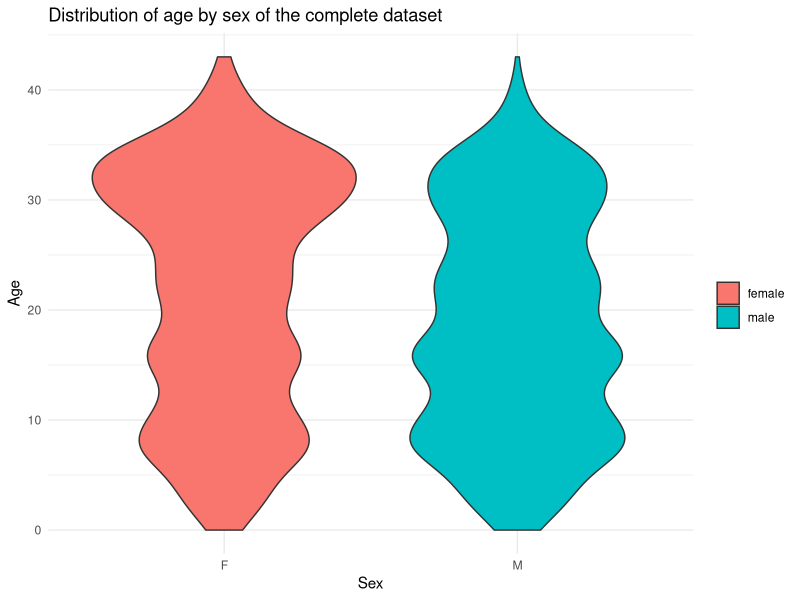
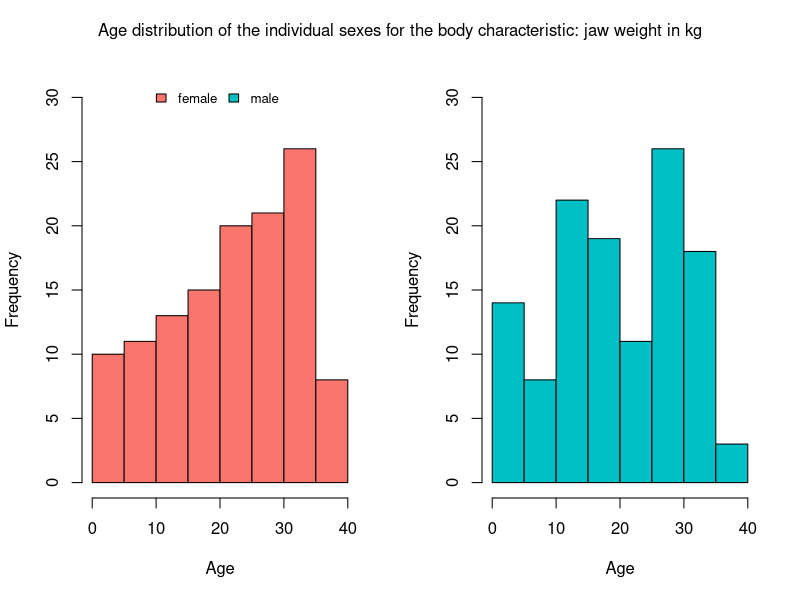
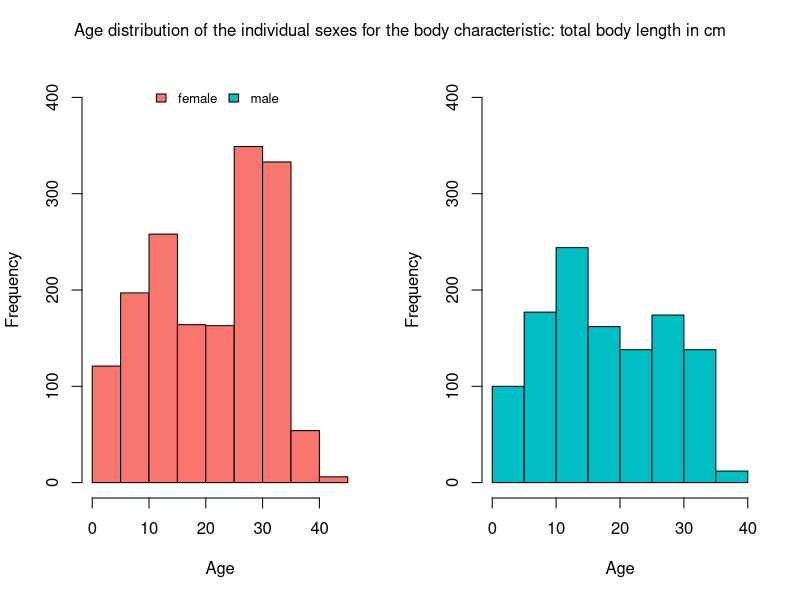
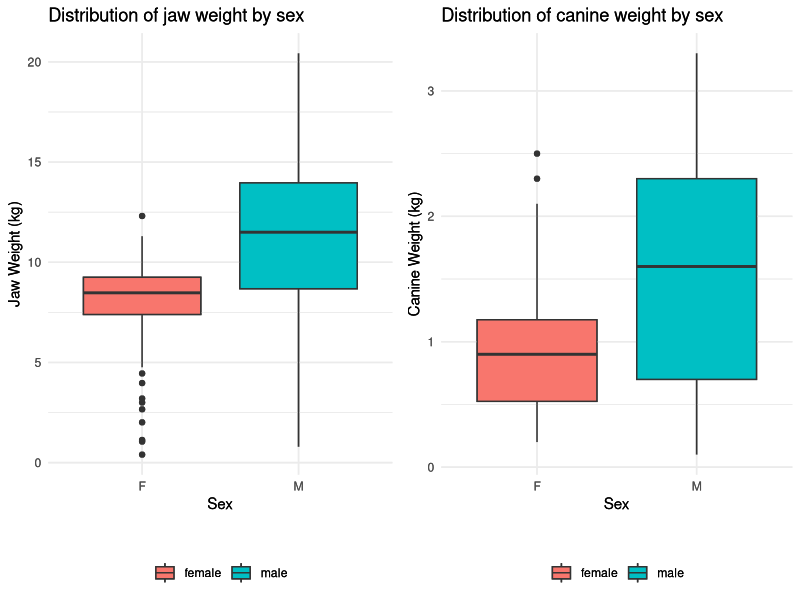
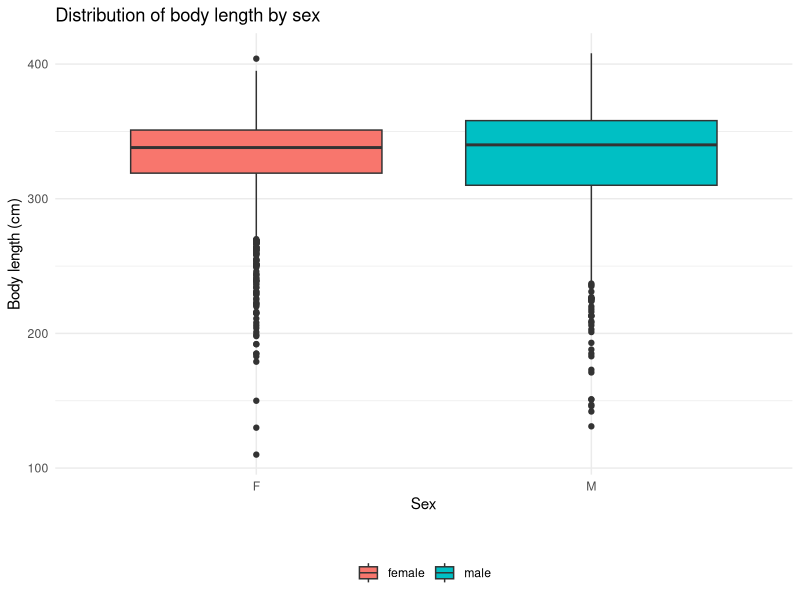

Write the R code that produced these figures, in order.
## ---- chunk 1
knitr::opts_chunk$set(echo = TRUE)
library(readxl)
library(ggplot2)
library(dplyr)
library(knitr)
library(gridExtra)

# Read data from Excel sheets
df1 <- read_excel("Shannon-21-Hippo-Data.xlsx", sheet = "Hippo_Body_Size")
df2 <- read_excel("Shannon-21-Hippo-Data.xlsx", sheet = "Hippo_Canine_Size_Data")

# Rename the columns in df2 to match df1
names(df2)[names(df2) == "Age"] <- "age"
names(df2)[names(df2) == "Sex"] <- "sex"
names(df2)[names(df2) == "Canine weight"] <- "canine_weight"

# Add the "canine_weight" column from df2 to df1
df1$canine_weight <- NA  # Initialize the column in df1 with NA values

# Select the relevant columns from df2 and rename them to match df1
df2_subset <- df2[, c("age", "sex", "canine_weight")]
colnames(df2_subset) <- c("age", "sex", "canine_weight")

# Merge the data frames using bind_rows()
df <- bind_rows(df1, df2_subset)

# Rename the variables in the 'sex' column
df <- df %>%
  mutate(sex = ifelse(sex == "Female", "F", ifelse(sex == "Male", "M", sex)))

# Remove NA values for age and sex
df <- df %>% filter(!is.na(age))
df <- df %>% filter(!is.na(sex))

# Removing df1, df2 and df2_subset
rm(df1, df2, df2_subset)
## ---- chunk 2
# List of body characteristics
characteristics <- c("jaw_weight_kg", "total_body_length_cm", "height_cm", "body_mass_kg", "Girth", "canine_weight")

# Initialize empty lists to store the counts and subsets for each characteristic
counts <- list()
subsets_male <- list()
subsets_female <- list()

# Loop through each characteristic
for (char in characteristics) {
  # Generate the variable in which only the values of the current characteristic are stored
  subset <- df[!is.na(df[[char]]) & !is.na(df$age) & !is.na(df$sex), c("sex", "age", char)]
  
  # Store the total count of samples
  counts[[char]] <- nrow(subset)
  
  # Subset the data for females and males
  subset_male <- subset[subset$sex == "M", c("age", char)]
  subset_female <- subset[subset$sex == "F", c("age", char)]
  
  # Store the count of samples for females and males
  counts_male <- nrow(subset_male)
  counts_female <- nrow(subset_female)
  
  # Store the subsets for females and males
  subsets_male[[char]] <- subset_male
  subsets_female[[char]] <- subset_female
  
  # Validate the counts
  if ((counts_male + counts_female) != counts[[char]]) {
    stop(paste("Error: The total sample size of", char, "does not match the sum of samples for females and males!"))
  }
}

# Create a data frame with the counts
char_table <- c("Jaw weight [kg]", "Body length [cm]", "Body height [cm]", "Body mass [kg]", "Girth [cm]", "Canine weight [kg]")
counts_table <- data.frame(
  "Body characteristic" = char_table,
  "n total" = unlist(counts),
  "n female" = sapply(subsets_female, nrow),
  "n male" = sapply(subsets_male, nrow)
)
## ---- chunk 3
# Print the table with the total counts and subdivided counts for each body charactersitic
kable(counts_table, align = "lccc", col.names = c("Body characteristic", "n total", "n female", "n male"), format = "pipe", row.names = FALSE)
## ---- chunk 4
# Violin plot of age by sex
ggplot(data = df, aes(x = sex, y = age, fill = sex)) +
  geom_violin(trim = TRUE) +
  labs(x = "Sex", y = "Age", fill = "", title = "Distribution of age by sex of the complete dataset") +
  theme_minimal() +
  scale_fill_manual(values = c("F" = "#F8766D", "M" = "#00BFC4"), labels = c("female", "male"))
## ---- chunk 5
# Set layout to have two columns
par(mfrow = c(1, 2))  

# Set the y-axis limits
y_limit <- c(0, 30)

# Extract the colors used in the Violin plot
colors <- unique(ggplot_build(ggplot(data = df, aes(x = sex, y = age, fill = sex)) +
  geom_violin(trim = FALSE))$data[[1]]$fill)

# Subset the data frame for females and males based on non-NA values of jaw_weight_kg
female_jaw <- subsets_female$jaw_weight_kg
male_jaw <- subsets_male$jaw_weight_kg

# Create the histograms to show the age distribution for each sex
hist(female_jaw$age, col = colors[1],
     xlab = "Age", ylab = "Frequency", main = "", ylim = y_limit)
legend("top", legend = c("female", "male"), fill = colors,
       bty = "n", ncol = 2, cex = 0.8)
hist(male_jaw$age, col = colors[2],
     xlab = "Age", ylab = "Frequency", main = "", ylim = y_limit)

# Add a single title for both plots
mtext("Age distribution of the individual sexes for the body characteristic: jaw weight in kg", side = 3, outer = TRUE, line = -2)
## ---- chunk 6
# Set layout to have two columns
par(mfrow = c(1, 2))

# Set the y-axis limits
y_limit <- c(0, 400)

# Extract the colors used in the Violin plot
colors <- unique(ggplot_build(ggplot(data = df, aes(x = sex, y = age, fill = sex)) +
  geom_violin(trim = FALSE))$data[[1]]$fill)

# Subset the data frame for females and males based on non-NA values of jaw_weight_kg
female_jaw <- subsets_female$total_body_length_cm
male_jaw <- subsets_male$total_body_length_cm

# Create the histograms to show the age distribution for each sex
hist(female_jaw$age, col = colors[1],
     xlab = "Age", ylab = "Frequency", main = "", ylim = y_limit)
legend("top", legend = c("female", "male"), fill = colors,
       bty = "n", ncol = 2, cex = 0.8)
hist(male_jaw$age, col = colors[2],
     xlab = "Age", ylab = "Frequency", main = "", ylim = y_limit)

# Add a single title for both plots
mtext("Age distribution of the individual sexes for the body characteristic: total body length in cm", side = 3, outer = TRUE, line = -2)
## ---- chunk 7

# Boxplot for jaw weight by sex
plot_boxplot_jaw <- ggplot(data = df[!is.na(df$jaw_weight_kg) & !is.na(df$age), ], aes(x = sex, y = jaw_weight_kg, fill = sex)) +
  geom_boxplot() +
  labs(x = "Sex", y = "Jaw Weight (kg)", title = "Distribution of jaw weight by sex") +
  scale_fill_manual(values = c(colors[1], colors[2]), labels = c("female", "male")) +
  theme_minimal() +
  guides(fill = guide_legend(title = "", nrow = 1, title.position = "top", title.theme = element_text(size = 12))) +
  theme(legend.position = "bottom", legend.justification = "center")

# Boxplot for canine weight by sex
plot_boxplot_canine <- ggplot(data = df[!is.na(df$canine_weight) & !is.na(df$age), ], aes(x = sex, y = canine_weight, fill = sex)) +
  geom_boxplot() +
  labs(x = "Sex", y = "Canine Weight (kg)", title = "Distribution of canine weight by sex") +
  scale_fill_manual(values = c(colors[1], colors[2]), labels = c("female", "male")) +
  theme_minimal() +
  guides(fill = guide_legend(title = "", nrow = 1, title.position = "top", title.theme = element_text(size = 12))) +
  theme(legend.position = "bottom", legend.justification = "center")

# Boxplot for body length by sex
plot_boxplot_length <- ggplot(data = df[!is.na(df$total_body_length_cm) & !is.na(df$age), ], aes(x = sex, y = total_body_length_cm, fill = sex)) +
  geom_boxplot() +
  labs(x = "Sex", y = "Body length (cm)", title = "Distribution of body length by sex") +
  scale_fill_manual(values = c(colors[1], colors[2]), labels = c("female", "male")) +
  theme_minimal() +
  guides(fill = guide_legend(title = "", nrow = 1, title.position = "top", title.theme = element_text(size = 12))) +
  theme(legend.position = "bottom", legend.justification = "center")

# Arrange plots side by side
plot_jaw_weapons <- grid.arrange(plot_boxplot_jaw, plot_boxplot_canine, ncol = 2)

# Return only the final plot without the grid.arrange output
grid::grid.draw(plot_jaw_weapons)
## ---- chunk 8
plot_boxplot_length
## ---- chunk 9
# List of body characteristics
characteristics <- c("jaw_weight_kg", "total_body_length_cm", "height_cm", "body_mass_kg", "Girth", "canine_weight")

# Initialize empty vector to store the p-values
p_values <- vector("double", length(characteristics))

# Loop through each characteristic
for (i in seq_along(characteristics)) {
  char <- characteristics[i]
  
  # Perform t-test
  t_result <- t.test(subsets_female[[char]]$age, subsets_male[[char]]$age)
  
  # Store the p-value in a easy readable format
  p_values[i] <- t_result$p.value
}

# Classification function for p-values
classify_p_value <- function(p_value) {
  if (p_value >= 0.05) {
    return("not significant")
  } else if (p_value >= 0.01) {
    return("significant")
  } else if (p_value >= 0.001) {
    return("highly significant")
  } else {
    return("extremely significant")
  }
}

# Create a data frame with the p-values and classifications
classification_table <- data.frame(
  "Body characteristic" = char_table,
  "p-value" = sprintf("%.3f", p_values),
  "Classification" = sapply(p_values, classify_p_value),
  stringsAsFactors = FALSE
)
## ---- chunk 10
# Print the table with the p-values an the significance characterization
kable(classification_table, align = "lcc", col.names = c("Body characteristic", "p-value", "Classification"), format = "pipe", row.names = FALSE)
## ---- chunk 11
# Vector of characteristic names
characteristics <- c("jaw_weight_kg", "total_body_length_cm", "height_cm", "body_mass_kg", "Girth", "canine_weight")

# Empty vector to store Cohen's d values
cohens_d <- numeric(length(characteristics))

# Loop through each characteristic
for (i in 1:length(characteristics)) {
  # Subset data for females and males
  subset_female <- df[df$sex == "F", characteristics[i]]
  subset_male <- df[df$sex == "M", characteristics[i]]
  
  # Convert variables to numeric
  subset_female <- as.numeric(unlist(subset_female))
  subset_male <- as.numeric(unlist(subset_male))
  
  # Exclude missing values
  subset_female <- subset_female[!is.na(subset_female)]
  subset_male <- subset_male[!is.na(subset_male)]
  
  # Calculate means and standard deviations
  mean_female <- mean(subset_female)
  mean_male <- mean(subset_male)
  sd_female <- sd(subset_female)
  sd_male <- sd(subset_male)
  
  # Calculate pooled standard deviation
  n_female <- length(subset_female)
  n_male <- length(subset_male)
  pooled_sd <- sqrt(((n_female - 1) * sd_female^2 + (n_male - 1) * sd_male^2) / (n_female + n_male - 2))
  
  # Calculate Cohen's d
  cohens_d[i] <- (mean_male - mean_female) / pooled_sd
}

# Assign the Cohen's d values to variables
cohens_d_jaw <- cohens_d[1]
cohens_d_length <- cohens_d[2]
cohens_d_height <- cohens_d[3]
cohens_d_mass <- cohens_d[4]
cohens_d_girth <- cohens_d[5]
cohens_d_canine <- cohens_d[6]

## ---- chunk 12
# Classification of Cohen's d
classify_cohens_d <- function(cohens_d) {
  if (cohens_d < 0.2) {
    return("none")
  } else if (cohens_d <= 0.5) {
    return("small effect")
  } else if (cohens_d <= 0.8) {
    return("medium effect")
  } else {
    return("large effect")
  }
}

# Vector of characteristic names
characteristics <- c("jaw", "length", "height", "mass", "girth", "canine")

# Empty vector to store effect classifications
effect_classifications <- character(length(characteristics))

# Loop through each characteristic
for (i in 1:length(characteristics)) {
  # Get the absolute value of Cohen's d for the current characteristic
  cohens_d <- abs(get(paste0("cohens_d_", characteristics[i])))
  
  # Classify the Cohen's d value
  classification <- classify_cohens_d(cohens_d)
  
  # Store the classification result in the effect_classifications vector
  effect_classifications[i] <- classification
}

# Assign the effect classifications to individual variables
effect_jaw <- effect_classifications[1]
effect_length <- effect_classifications[2]
effect_height <- effect_classifications[3]
effect_mass <- effect_classifications[4]
effect_girth <- effect_classifications[5]
effect_canine <- effect_classifications[6]
## ---- chunk 13
# Create a data frame for Cohen's d values and classifications
cohens_d_table <- data.frame(
  Characteristic = characteristics,
  `Cohen's d` = round(sapply(characteristics, function(char) abs(get(paste0("cohens_d_", char)))), 3),
  Classification = sapply(characteristics, function(char) get(paste0("effect_", char))),
  stringsAsFactors = FALSE
)

# Print the table
kable(cohens_d_table, align = "lcc", col.names = c("Body Characteristic", "Cohen's d", "Classification"), format = "pipe", row.names = FALSE)

## ---- chunk 14
# Create a data frame for Cohen's d values and classifications
cohens_d_table <- data.frame(
  Characteristic = characteristics,
  `Cohen's d` = round(sapply(characteristics, function(char) abs(get(paste0("cohens_d_", char)))), 3),
  Classification = sapply(characteristics, function(char) get(paste0("effect_", char))),
  stringsAsFactors = FALSE
)

# Filter the data frame to include only "jaw" and "canine" characteristics
cohens_d_table <- cohens_d_table[cohens_d_table$Characteristic %in% c("jaw", "canine"), ]

# Update the column names
colnames(cohens_d_table) <- c("Body Characteristic", "Cohen's d", "Classification")
cohens_d_table$`Body Characteristic` <- c("Jaw Weight", "Canine Weight")

# Print the table
kable(cohens_d_table, align = "lcc", format = "pipe", row.names = FALSE)

